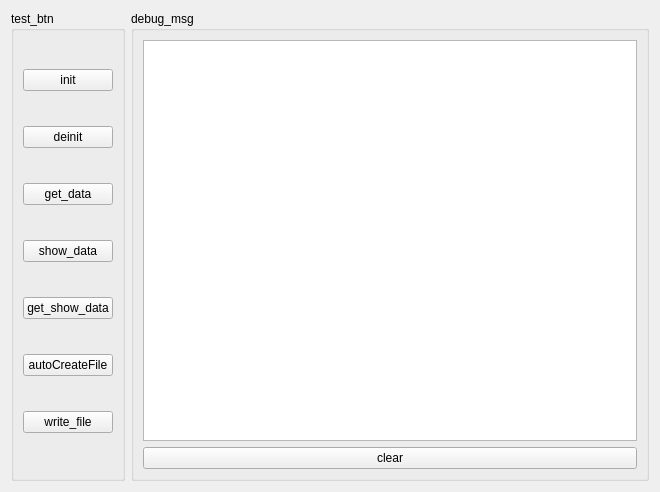
<?xml version="1.0" encoding="UTF-8"?>
<ui version="4.0">
 <class>centralwidget</class>
 <widget class="QWidget" name="centralwidget">
  <property name="geometry">
   <rect>
    <x>0</x>
    <y>0</y>
    <width>660</width>
    <height>492</height>
   </rect>
  </property>
  <property name="windowTitle">
   <string>Form</string>
  </property>
  <layout class="QHBoxLayout" name="horizontalLayout_2">
   <item>
    <layout class="QHBoxLayout" name="horizontalLayout">
     <item>
      <widget class="QGroupBox" name="groupBox">
       <property name="title">
        <string>test_btn</string>
       </property>
       <layout class="QVBoxLayout" name="verticalLayout">
        <item>
         <widget class="QPushButton" name="btn_init">
          <property name="text">
           <string>init</string>
          </property>
         </widget>
        </item>
        <item>
         <widget class="QPushButton" name="btn_deinit">
          <property name="text">
           <string>deinit</string>
          </property>
         </widget>
        </item>
        <item>
         <widget class="QPushButton" name="btn_getData">
          <property name="text">
           <string>get_data</string>
          </property>
         </widget>
        </item>
        <item>
         <widget class="QPushButton" name="btn_showData">
          <property name="text">
           <string>show_data</string>
          </property>
         </widget>
        </item>
        <item>
         <widget class="QPushButton" name="btn_getShow">
          <property name="text">
           <string>get_show_data</string>
          </property>
         </widget>
        </item>
        <item>
         <widget class="QPushButton" name="btn_autoFileName">
          <property name="text">
           <string>autoCreateFile</string>
          </property>
         </widget>
        </item>
        <item>
         <widget class="QPushButton" name="btn_writeFile">
          <property name="text">
           <string>write_file</string>
          </property>
         </widget>
        </item>
       </layout>
      </widget>
     </item>
     <item>
      <widget class="QGroupBox" name="groupBox_2">
       <property name="title">
        <string>debug_msg</string>
       </property>
       <layout class="QVBoxLayout" name="verticalLayout_5">
        <item>
         <widget class="QTextBrowser" name="textBrowser"/>
        </item>
        <item>
         <widget class="QPushButton" name="btn_clearTextBox">
          <property name="text">
           <string>clear</string>
          </property>
         </widget>
        </item>
       </layout>
      </widget>
     </item>
    </layout>
   </item>
  </layout>
 </widget>
 <resources/>
 <connections/>
</ui>
